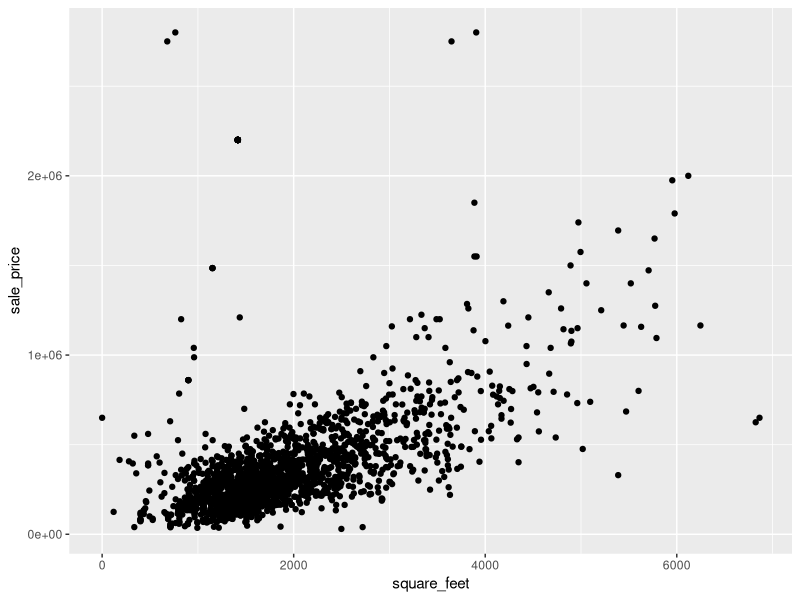
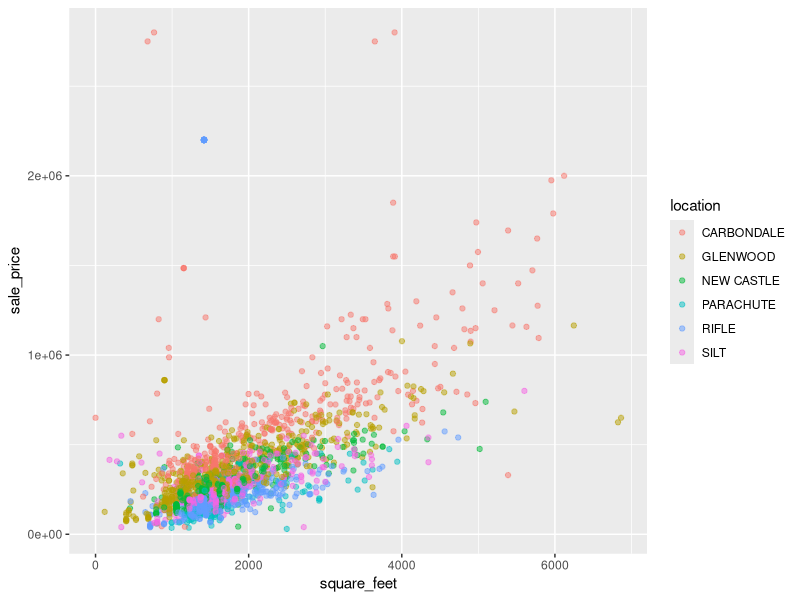
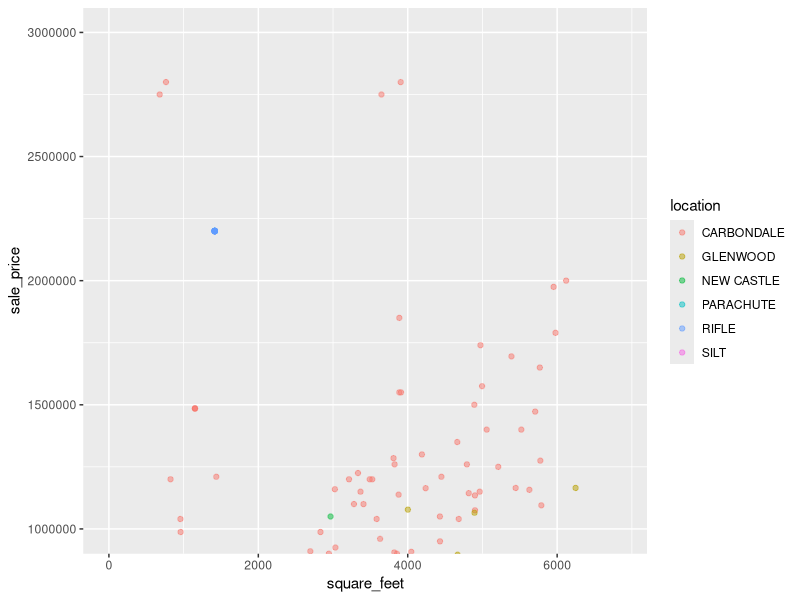
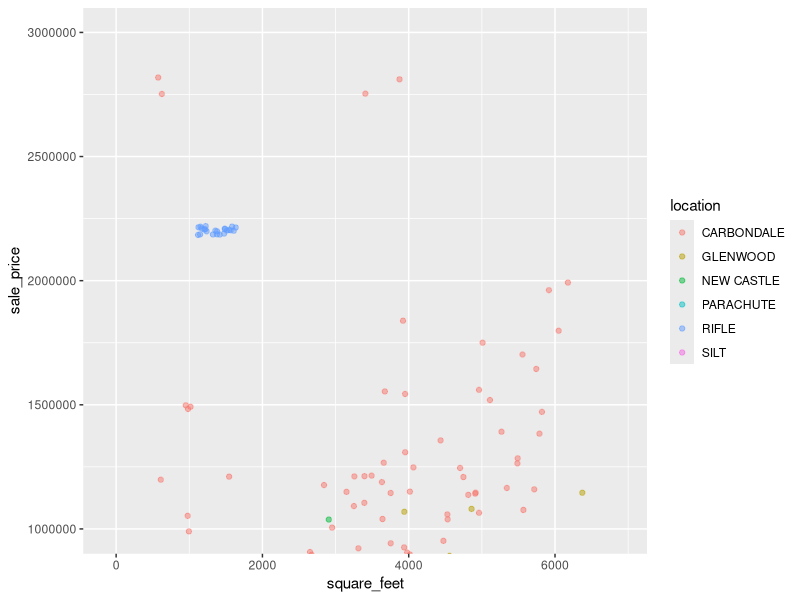
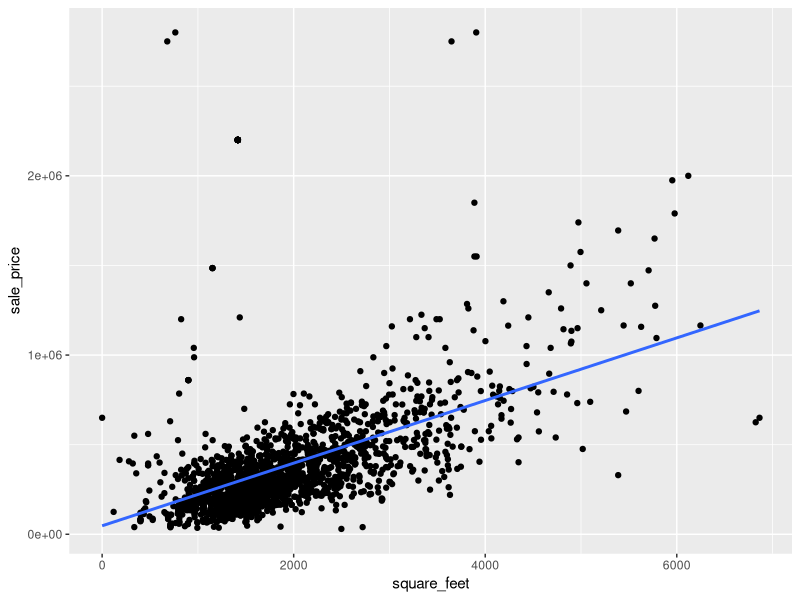
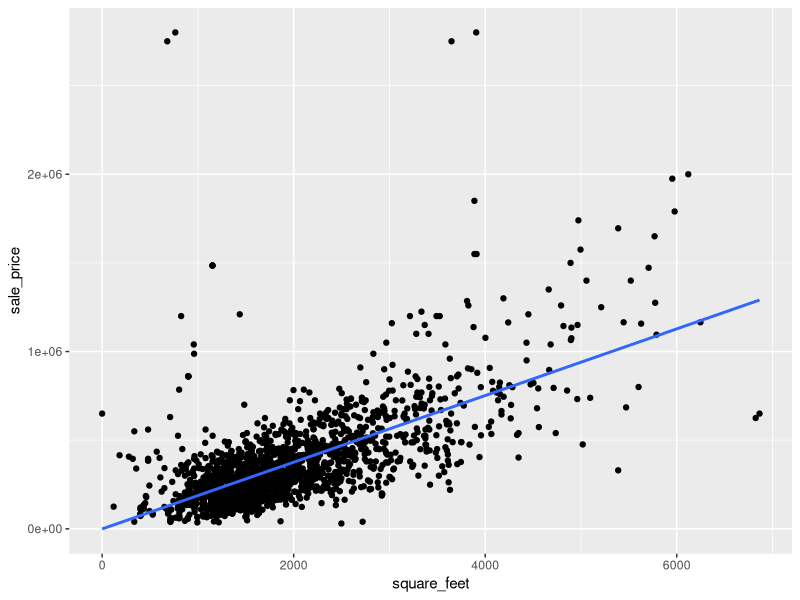
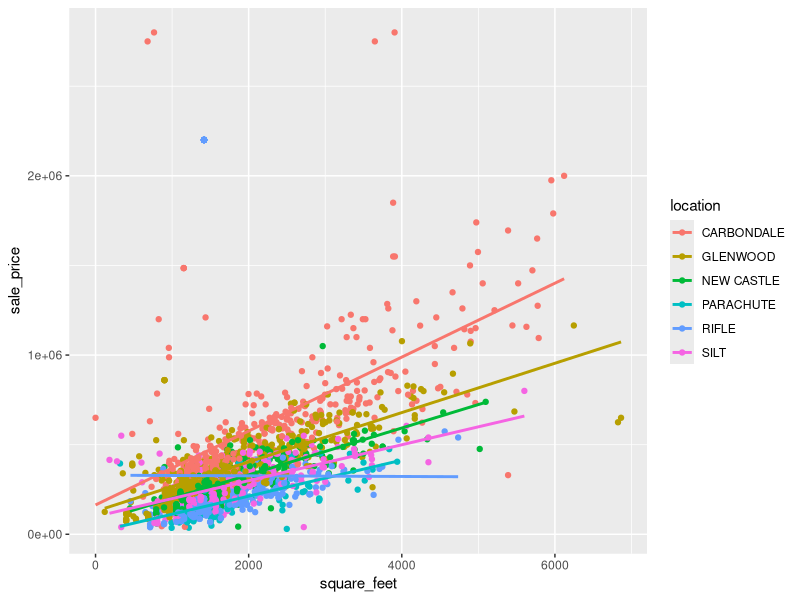
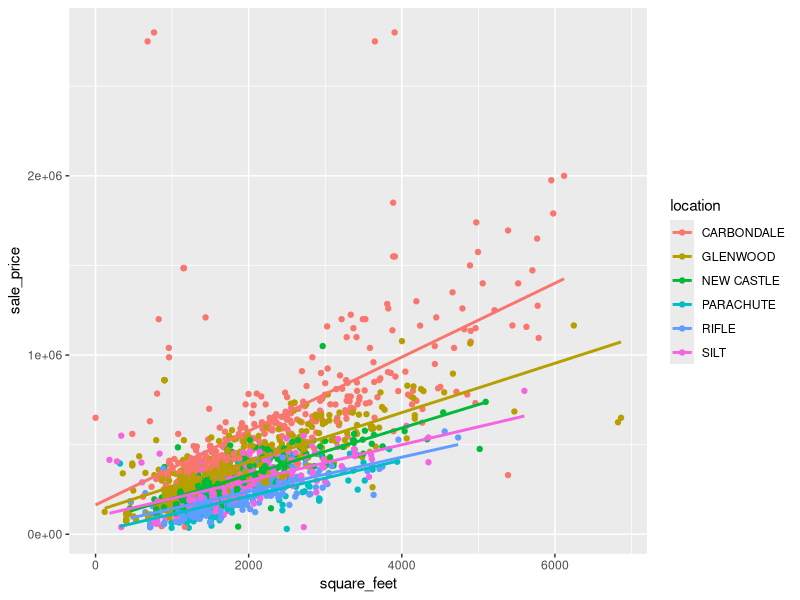

These figures' R source, in order:
## ---- chunk 1
knitr::opts_chunk$set(echo = TRUE, fig.width = 6, fig.height = 3.7)
## ---- chunk 2
# This chunk includes the data processing steps to wrangle and clean the data
library(tidyverse) # For reading-in, wrangling, visualizing the data, and for pipe operator
library(readxl) # Tidyverse package for reading in Excel files
library(magrittr) # For the '%<>%' pipe operator

# Read-in townhomes and condo sales data
townhomes <- read_xlsx("2017-comparable-sales-condos-townhomes.xlsx") 

# Read-in single family home sales data
single_family <- read_xlsx("2017-comparable-sales-single-family.xlsx") 

# Check column names and formats
glimpse(townhomes) 
glimpse(single_family)
# 'sale_price' column was coerced to numeric and special characters '$' and ',' removed

# Replace spaces in column names with underscores ('_') and make names lowercase
# the package 'magrittr' is used for the pipe operator, this is loaded with the 'tidyverse' library
colnames(townhomes) %<>% str_replace_all("\\s", "_") %<>% tolower() 
colnames(single_family) %<>% str_replace_all("\\s", "_") %<>% tolower()

# Rename column "actual_year_built" as "year_built" for consistency between datasets
townhomes <- townhomes %>% 
  rename(year_built = actual_year_built) 

# Add a "classifcation" column to the single_family dataset and set all values to "Single Family"
single_family <- single_family %>% 
  mutate(classification = "Single Family")

# bind_rows() throws an error b/c 'reception' column is numeric in townhomes dataset; convert to character
townhomes$reception <- as.character(townhomes$reception)

# Combine the datasets into one
home_sales <- bind_rows(single_family, townhomes)
glimpse(home_sales)
# No new columns were created during the 'bind_rows()' process, indicating all colums align
# Remove single_family and townhomes dataframes because they are no longer needed
rm(single_family, townhomes)

# unique(home_sales$classification) reveals a "Garage Only" type. Drop this.
home_sales <- home_sales %>% filter(classification != "Garage Only") 

# Rename the column "heated area" to "square_feet" for clarity, though technically not correct
home_sales <- home_sales %>% 
  rename(square_feet = heated_area)
## ---- chunk 3
glimpse(home_sales)
## ---- chunk 4
ggplot(data = home_sales, aes(x = square_feet, y = sale_price)) +
  geom_point()
## ---- chunk 5
ggplot(data = home_sales, aes(x = square_feet, y = sale_price, color = location)) +
  geom_point(alpha = 0.5)
## ---- chunk 6
ggplot(data = home_sales, aes(x = square_feet, y = sale_price, color = location)) +
  geom_point(alpha = 0.5) +
  coord_cartesian(ylim = c(1000000, 3000000))
## ---- chunk 7
ggplot(data = home_sales, aes(x = square_feet, y = sale_price, color = location)) +
  geom_jitter(alpha = 0.5, width = 300, height = 20000) +
  coord_cartesian(ylim = c(1000000, 3000000))
## ---- chunk 8
# High sale price observations
home_sales %>% arrange(desc(sale_price)) %>% select(c("sale_price", "location", "classification", "bedrooms", "square_feet")) %>% head(30)
## ---- chunk 9
# Remove erroneous high sale price observations
home_sales_fix <- home_sales %>% filter(location != "RIFLE" | classification != "Townhome" | sale_price != 2200000)
home_sales_fix %>% filter(location == "RIFLE" & classification == "Townhome") %>% arrange(desc(sale_price)) %>% head(10)
## ---- chunk 10
ggplot(data = home_sales, aes(x = square_feet, y = sale_price)) + 
  geom_point() + 
  geom_smooth(method = "lm", se = FALSE) # Method set to lm for the linear model
## ---- chunk 11
ggplot(data = home_sales_fix, aes(x = square_feet, y = sale_price)) + 
  geom_point() + 
  geom_smooth(method = "lm", se = FALSE) # Method set to lm for the linear model
## ---- chunk 12
ggplot(data = home_sales, aes(x = square_feet, y = sale_price, color = location)) + 
  geom_point() + 
  geom_smooth(method = "lm", se = FALSE) # Method set to lm for the linear model
## ---- chunk 13
ggplot(data = home_sales_fix, aes(x = square_feet, y = sale_price, color = location)) + 
  geom_point() + 
  geom_smooth(method = "lm", se = FALSE) # Method set to lm for the linear model
## ---- chunk 14
ggplot(home_sales, aes(square_feet, sale_price, color = location)) +
  geom_point(alpha = 0.5) +
  geom_smooth(method = "lm", se = FALSE) +
  facet_wrap(~ location)
## ---- chunk 15
ggplot(home_sales_fix, aes(square_feet, sale_price, color = location)) +
  geom_point(alpha = 0.5) +
  geom_smooth(method = "lm", se = FALSE) +
  facet_wrap(~ location)
## ---- chunk 16
ggplot(home_sales_fix, 
       aes(x = reorder(location, sale_price, fun = median), 
           y = sale_price, fill = location)) + 
  geom_boxplot() + theme(legend.position = "bottom") +
  labs(x = "Ordered by Median Sale Price", y = "Sale Price")
## ---- chunk 17
ggplot(home_sales, 
       aes(x = reorder(location, sale_price, fun = median), 
           y = sale_price, fill = location)) + 
  geom_boxplot() + theme(legend.position = "bottom") +
  labs(x = "Ordered by Median Sale Price", y = "Sale Price")
## ---- chunk 18
# Import seattle rain gauge dataset
seattle_rain <- read_csv("Observed_Monthly_Rain_Gauge_Accumulations_Oct_2002_to_May_2017.csv")
## ---- chunk 19
seattle_rain # Display Monthly Rain Gauge Accumulations for Seattle
## ---- chunk 20
library(tidyr) 
seattle_rain_tall <- seattle_rain %>% 
  gather(RG01:RG20_25, key = rain_gauge, value = precip_inches) 
seattle_rain_tall
## ---- chunk 21
library(tidyr) 
seattle_rain_tall <- seattle_rain %>% 
  gather(key = rain_gauge, value = precip_inches, -Date) # Same result as before!
seattle_rain_tall 
## ---- chunk 22
carbondale <- home_sales_fix %>% 
  filter(location == "CARBONDALE")
model <- lm(sale_price ~ square_feet, data = carbondale)
summary(model)
## ---- chunk 23
library(broom)
tidy(model)
## ---- chunk 24
carbondale <- home_sales_fix %>% 
  filter(location == "CARBONDALE")
model1 <- lm(sale_price ~ square_feet, data = carbondale)
glenwood <- home_sales_fix %>% 
  filter(location == "GLENWOOD")
model2 <- lm(sale_price ~ square_feet, data = glenwood)
bind_rows(tidy(model1), tidy(model2))
## ---- chunk 25
home_sales_fix_models <- home_sales_fix %>% 
  nest(-location)
home_sales_fix_models
## ---- chunk 26
home_sales_fix %>% 
  group_by(location) %>% 
  nest()
## ---- chunk 27
home_sales_fix_models$data[[3]]
## ---- chunk 28
unnest(home_sales_fix_models)
## ---- chunk 29
library(purrr)
home_sales_fix_models <- home_sales_fix %>%
  nest(-location) %>% 
  mutate(models = map(data, ~lm(sale_price ~ square_feet, .))) 
  # data has been passed into lm through map function
  # dot "." is used for data in the lm call
home_sales_fix_models
## ---- chunk 30
home_sales_fix_models$models[[3]]
## ---- chunk 31
home_sales_fix_models <- home_sales_fix %>%
  nest(-location) %>% 
  mutate(models = map(data, ~lm(sale_price ~ square_feet, .))) %>% 
  mutate(tidied = map(models, tidy))
home_sales_fix_models
## ---- chunk 32
home_sales_fix_models$tidied[[3]]
## ---- chunk 33
location_coeffs <- home_sales_fix %>%
  nest(-location) %>% 
  mutate(models = map(data, ~lm(sale_price ~ square_feet, .))) %>% 
  mutate(tidied = map(models, tidy)) %>% 
  unnest(tidied)
location_coeffs
## ---- chunk 34
location_slopes <-  location_coeffs %>% 
  filter(term == "square_feet")%>% 
  arrange(estimate)
location_slopes
## ---- chunk 35
library(modelr) # for add_residuals function
rifle <- filter(home_sales, location == "RIFLE")
rifle_model <- lm(sale_price ~ square_feet, data = rifle)
rifle %>% 
  add_residuals(rifle_model) %>% 
  ggplot(aes(square_feet, resid)) + # new resid column
  geom_hline(yintercept = 0, color = "white", size = 3) +
  geom_line() +
  ggtitle("Remaining pattern")
## ---- chunk 36
rifle <- filter(home_sales_fix, location == "RIFLE")
rifle_model <- lm(sale_price ~ square_feet, data = rifle)
rifle %>% 
  add_residuals(rifle_model) %>% 
  ggplot(aes(square_feet, resid)) +
  geom_hline(yintercept = 0, color = "white", size = 3) +
  geom_line() +
  ggtitle("Remaining pattern")
## ---- chunk 37
# call add_residuals() with each model-data pair:
home_sales_fix_models <- home_sales_fix_models %>% 
  mutate(resids = map2(data, models, add_residuals))
home_sales_fix_models
## ---- chunk 38
home_sales_fix_models$resids[[3]] %>% 
  select(sale_price, square_feet, resid)
## ---- chunk 39
resids <- unnest(home_sales_fix_models, resids)
resids %>% 
  ggplot(aes(square_feet, resid)) +
  geom_line(aes(group = location, color=location), alpha = 1 / 3) +
  geom_smooth(se = FALSE)
## ---- chunk 40
resids %>% 
  ggplot(aes(square_feet, resid, color = location)) +
  geom_line(alpha = 1 / 3) +
  facet_wrap(~ location)
## ---- chunk 41
home_sales %>% # Original dataset with errors for Rifle!
  nest(-location) %>% 
  mutate(models = map(data, ~lm(sale_price ~ square_feet, .))) %>%
  mutate(resids = map2(data, models, add_residuals)) %>%
  unnest(resids) %>% 
  ggplot(aes(square_feet, resid, color = location)) +
  geom_line(alpha = 1 / 3) +
  facet_wrap(~ location)
